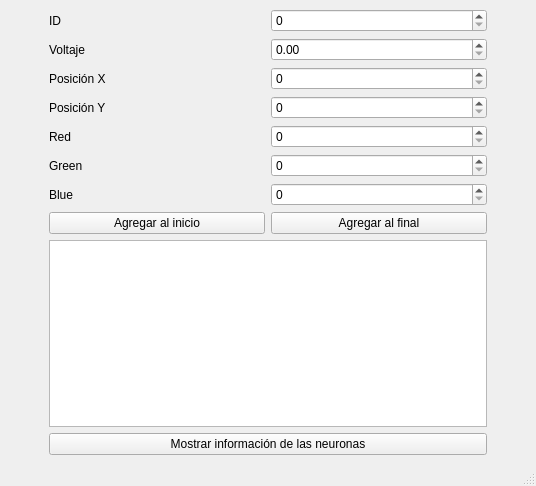
<?xml version="1.0" encoding="UTF-8"?>
<ui version="4.0">
 <class>MainWindow</class>
 <widget class="QMainWindow" name="MainWindow">
  <property name="geometry">
   <rect>
    <x>0</x>
    <y>0</y>
    <width>536</width>
    <height>486</height>
   </rect>
  </property>
  <property name="windowTitle">
   <string>MainWindow</string>
  </property>
  <widget class="QWidget" name="centralwidget">
   <layout class="QHBoxLayout" name="horizontalLayout">
    <item>
     <spacer name="horizontalSpacer">
      <property name="orientation">
       <enum>Qt::Horizontal</enum>
      </property>
      <property name="sizeType">
       <enum>QSizePolicy::Preferred</enum>
      </property>
      <property name="sizeHint" stdset="0">
       <size>
        <width>40</width>
        <height>20</height>
       </size>
      </property>
     </spacer>
    </item>
    <item>
     <layout class="QGridLayout" name="gridLayout">
      <item row="1" column="1">
       <widget class="QDoubleSpinBox" name="voltaje_spinBox"/>
      </item>
      <item row="3" column="1">
       <widget class="QSpinBox" name="posicionY_spinBox"/>
      </item>
      <item row="7" column="0">
       <widget class="QPushButton" name="submit_start">
        <property name="text">
         <string>Agregar al inicio</string>
        </property>
       </widget>
      </item>
      <item row="7" column="1">
       <widget class="QPushButton" name="submit_end">
        <property name="text">
         <string>Agregar al final</string>
        </property>
       </widget>
      </item>
      <item row="1" column="0">
       <widget class="QLabel" name="label_2">
        <property name="text">
         <string>Voltaje</string>
        </property>
       </widget>
      </item>
      <item row="2" column="1">
       <widget class="QSpinBox" name="posicionX_spinBox"/>
      </item>
      <item row="0" column="1">
       <widget class="QSpinBox" name="id_spinBox"/>
      </item>
      <item row="2" column="0">
       <widget class="QLabel" name="label_3">
        <property name="text">
         <string>Posición X</string>
        </property>
       </widget>
      </item>
      <item row="6" column="0">
       <widget class="QLabel" name="label_7">
        <property name="text">
         <string>Blue</string>
        </property>
       </widget>
      </item>
      <item row="3" column="0">
       <widget class="QLabel" name="label_4">
        <property name="text">
         <string>Posición Y</string>
        </property>
       </widget>
      </item>
      <item row="4" column="0">
       <widget class="QLabel" name="label_5">
        <property name="text">
         <string>Red</string>
        </property>
       </widget>
      </item>
      <item row="6" column="1">
       <widget class="QSpinBox" name="blue_spinBox"/>
      </item>
      <item row="0" column="0">
       <widget class="QLabel" name="label">
        <property name="text">
         <string>ID</string>
        </property>
        <property name="alignment">
         <set>Qt::AlignLeading|Qt::AlignLeft|Qt::AlignVCenter</set>
        </property>
       </widget>
      </item>
      <item row="5" column="0">
       <widget class="QLabel" name="label_6">
        <property name="text">
         <string>Green</string>
        </property>
       </widget>
      </item>
      <item row="8" column="0" colspan="2">
       <widget class="QTextEdit" name="output"/>
      </item>
      <item row="5" column="1">
       <widget class="QSpinBox" name="green_spinBox"/>
      </item>
      <item row="4" column="1">
       <widget class="QSpinBox" name="red_spinBox"/>
      </item>
      <item row="9" column="0" colspan="2">
       <widget class="QPushButton" name="show_neurons">
        <property name="text">
         <string>Mostrar información de las neuronas</string>
        </property>
       </widget>
      </item>
     </layout>
    </item>
    <item>
     <spacer name="horizontalSpacer_2">
      <property name="orientation">
       <enum>Qt::Horizontal</enum>
      </property>
      <property name="sizeType">
       <enum>QSizePolicy::Preferred</enum>
      </property>
      <property name="sizeHint" stdset="0">
       <size>
        <width>40</width>
        <height>20</height>
       </size>
      </property>
     </spacer>
    </item>
   </layout>
  </widget>
  <widget class="QMenuBar" name="menubar">
   <property name="geometry">
    <rect>
     <x>0</x>
     <y>0</y>
     <width>536</width>
     <height>21</height>
    </rect>
   </property>
  </widget>
  <widget class="QStatusBar" name="statusbar"/>
 </widget>
 <resources/>
 <connections/>
</ui>
